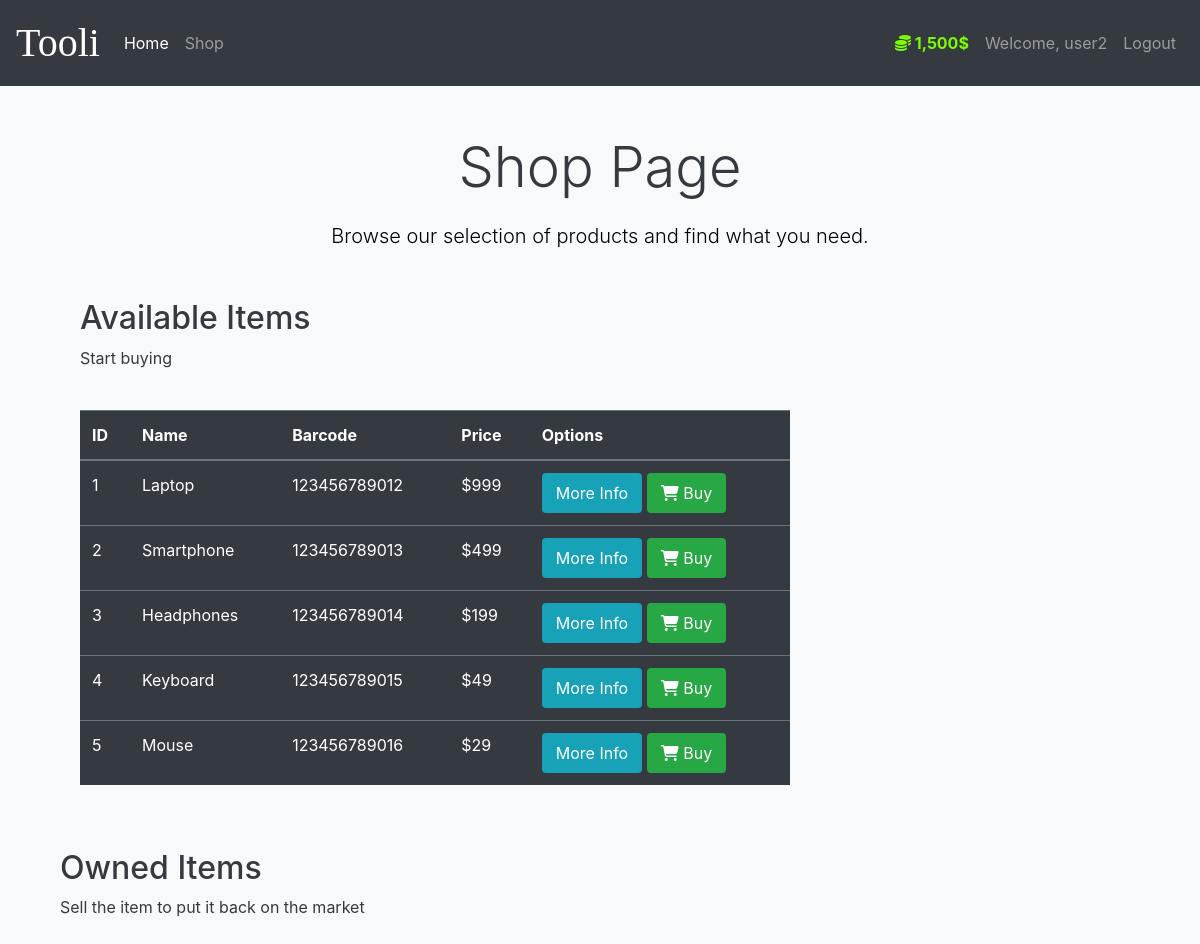
The app's page /shop (signed in) with its own data.
### market/models.py (models this page shows, shortened)
class User(db.Model, UserMixin):
    id = db.Column(db.Integer(), primary_key=True)
    username = db.Column(db.String(length=30), nullable=False, unique=True)
    email_address = db.Column(db.String(length=50), nullable=False, unique=True)
    password_hash = db.Column(db.String(length=60), nullable=False)
    budget = db.Column(db.Integer(), nullable=False, default=1000)
    items = db.relationship('Item', backref='owned_user', lazy=True)
    @property
    def prettier_budget(self):
        if len(str(self.budget)) >= 4:
            return f'{str(self.budget)[:-3]},{str(self.budget)[-3:]}$'
        else:
            return f"${self.budget}"
    @property
    def password(self):
        raise AttributeError('password is not a readable attribute')

class Item(db.Model):
    id = db.Column(db.Integer(), primary_key=True)
    name = db.Column(db.String(length=20), nullable=False, unique=True)
    price = db.Column(db.Integer(), nullable=False)
    barcode = db.Column(db.String(length=12), nullable=False, unique=True)
    description = db.Column(db.String(length=500), nullable=False, unique=True)
    owner = db.Column(db.Integer(), db.ForeignKey('user.id'))

### market/routes.py (the view)
@app.route('/shop')
@login_required
def shop_page():
    items = Item.query.all()
    return render_template('market.html', items=items)

### market/models.py (called while the page is built)
@login_manager.user_loader
def load_user(user_id):
    return User.query.get(int(user_id))

### market/templates/market.html (shortened to what this page needs)
{% extends 'base.html' %}
{% block content %}
<div class="container mt-5">
  <h1 class="display-4 text-center animate__animated animate__fadeInUp">Shop Page</h1>
  <p class="lead text-center">Browse our selection of products and find what you need.</p>
</div>
<div class="container mt-5">
  <div>
    <div class="col-8" style="margin-top:20px; margin-left: 20px">
      <h2>Available Items</h2>
      <p>Start buying</p>
      <table class="table table-hover table-dark mt-4 animate__animated animate__fadeIn">
        <thead>
          <tr>
            <th scope="col">ID</th>
            <th scope="col">Name</th>
            <th scope="col">Barcode</th>
            <th scope="col">Price</th>
            <th scope="col">Options</th>
          </tr>
        </thead>
        <tbody>
          {% for item in items %}
            <tr>
              <td>{{ item.id }}</td>
              <td>{{ item.name }}</td>
              <td>{{ item.barcode }}</td>
              <td>${{ item.price }}</td>
              <td>
                <button class="btn btn-outline btn-info animate__animated animate__fadeInLeft" data-toggle="modal" data-target="#Modal-MoreInfo">More Info</button>
                <button class="btn btn-outline btn-success animate__animated animate__fadeInRight"><i class="fas fa-shopping-cart"></i> Buy</button>
              </td>
            </tr>
          {% endfor %}
        </tbody>
      </table>
    </div>
    <br>
    <br>
    <div class="col-4">
      <h2>Owned Items</h2>
      <p>Sell the item to put it back on the market</p>
    </div>
  </div>
</div>
{% endblock %}

### market/templates/base.html (shortened to what this page needs)
<!doctype html>
<html lang="en">
   <head>
      <link rel="stylesheet" href="https://cdn.jsdelivr.net/npm/bootstrap@4.5.3/dist/css/bootstrap.min.css">
      <link rel="stylesheet" href="https://cdnjs.cloudflare.com/ajax/libs/font-awesome/6.0.0-beta3/css/all.min.css">
      <link rel="stylesheet" href="https://cdnjs.cloudflare.com/ajax/libs/animate.css/4.1.1/animate.min.css"/>
      <link rel="stylesheet" href="{{ url_for('static', filename='/styles.css') }}">
   </head>
   <body>
      <nav class="navbar navbar-expand-md navbar-dark bg-dark">
        <a class="navbar-brand" href="#">Tooli</a>
        <div class="collapse navbar-collapse" id="navbarNav">
          <ul class="navbar-nav mr-auto">
            <li class="nav-item active">
              <a class="nav-link" href="{{ url_for('home_page') }}">Home <span class="sr-only">(current)</span></a>
            </li>
            <li class="nav-item">
              <a class="nav-link" href="{{ url_for('shop_page') }}">Shop</a>
            </li>
          </ul>
          {% if current_user.is_authenticated %}
          <ul class="navbar-nav">
            <li class="nav-item">
              <a class="nav-link" style="color: lawngreen; font-weight: bold;">
                <i class="fas fa-coins"></i>
                {{ current_user.prettier_budget }}
              </a>
            </li>
            <li class="nav-item">
              <a class="nav-link"> Welcome, {{ current_user.username }}</a>
            </li>
            <li class="nav-item">
              <a class="nav-link" href="{{ url_for('logout_page') }}">Logout</a>
            </li>
          </ul>
          {% endif %}
        </div>
      </nav>
      {% block content %}{% endblock %}
   </body>
</html>

### market/static/styles.css (style rules this page uses)
body { background-color: #ffffff; color: #000000; overflow-x: hidden; }
.navbar-brand { font-family: 'Brush Script MT', cursive; font-size: 2.5rem; animation: fadeInDown 1s; }
.btn-outline { border-width: 2px; transition: transform 0.3s ease; }
.table-dark th, .table-dark td, .table-dark thead th { border-color: #6c757d; }
.lead { color: #000; }
body { background-color: #f8f9fa; color: #343a40; }
.container { margin-top: 50px; }
h1 { margin-bottom: 20px; }
p { margin-bottom: 40px; }

### records on screen
User: prettier_budget "1,500$", username "user2"
Item: id "1", name "Laptop", barcode "123456789012", price "999"
Item: id "2", name "Smartphone", barcode "123456789013", price "499"
Item: id "3", name "Headphones", barcode "123456789014", price "199"
Item: id "4", name "Keyboard", barcode "123456789015", price "49"
Item: id "5", name "Mouse", barcode "123456789016", price "29"
